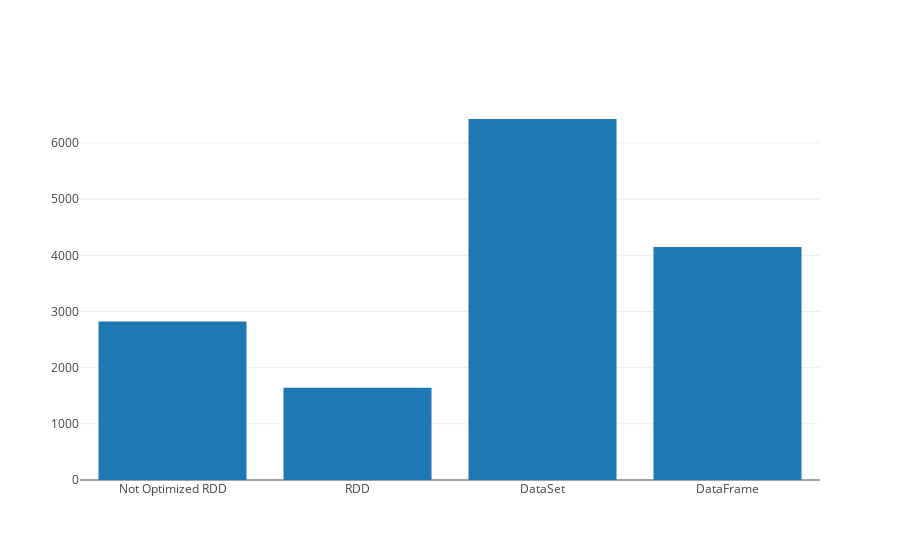

Notebook code cell kept with this figure:
### Markdown cell above
# 4. Visualización de rendimiento

### Code cell
val (x, y) = Seq(
    "Not Optimized RDD" -> runWithOutput(query_RDD_Not_Optimized.collect()),
    "RDD" -> runWithOutput(query_RDD.collect()),
    "DataSet" -> runWithOutput(query_DS.collect),
    "DataFrame" -> runWithOutput(query_DF.collect)
).unzip

Bar(x, y).plot()

### Figure 1 — Plotly figure (JSON) as saved in the notebook; plotly's stock layout.template omitted (floating-point values rounded to 4 significant figures)
{"data": [{"type": "bar", "x": ["Not Optimized RDD", "RDD", "DataSet", "DataFrame"], "y": [2823, 1644, 6428, 4148]}], "layout": {}}
